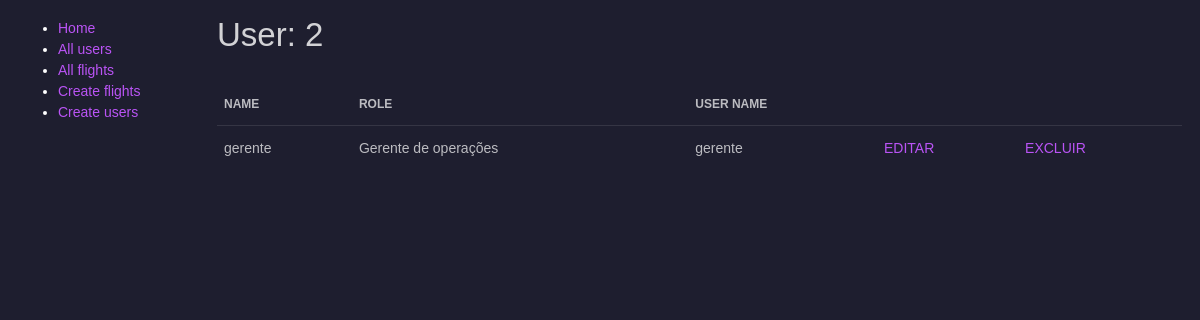
Page /flightmanagement/user/2 on the earlier database version.
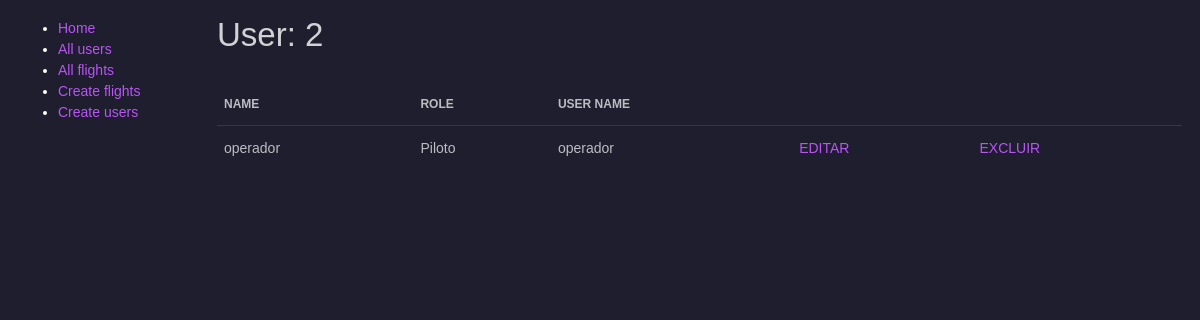
Same page on the later database version.
### flight_management/models.py (models this page shows, shortened)
class User(models.Model):
    id = models.BigAutoField(primary_key=True)
    tx_name = models.CharField(max_length=42)
    nm_role = models.CharField(max_length=24, choices=Role.choices)
    tx_username = models.CharField(max_length=42)
    tx_hash_key = models.CharField(max_length=64)
    class Meta:
        db_table = 'user'

### flight_management/views.py (the view)
# urls.py: path('user/<int:pk>', views.UserDetailView.as_view(), name='user-detail'),
class UserDetailView(generic.DetailView):
    model = User

### flight_management/template/flight_management/user_detail.html (shortened to what this page needs)
{% extends "base_generic.html" %}
{% block content %}
<h1>User: {{ user.id }} </h1>
<table class="table">
    <thead>
        <tr>
            <th>Name</th>
            <th>Role</th>
            <th>User name</th>
            <th></th>
            <th></th>
        </tr>
    </thead>
    <tbody>
            <tr>
                <td>{{user.tx_name}}</td>
                <td>{{user.nm_role}}</td>
                <td>{{user.tx_username}}</td>
                <td>
                    <a href="{% url 'user-update' user.id %}">EDITAR</a>
                </td>
                <td>
                    <a href="{% url 'user-delete' user.id %}">EXCLUIR</a>
                  </td>
            </tr>
    </tbody>
</table>
{% endblock %}

Differences in the rows shown:
changed User id 2: tx_name "gerente" → "operador"; nm_role "Gerente de operações" → "Piloto"; tx_username "gerente" → "operador"
